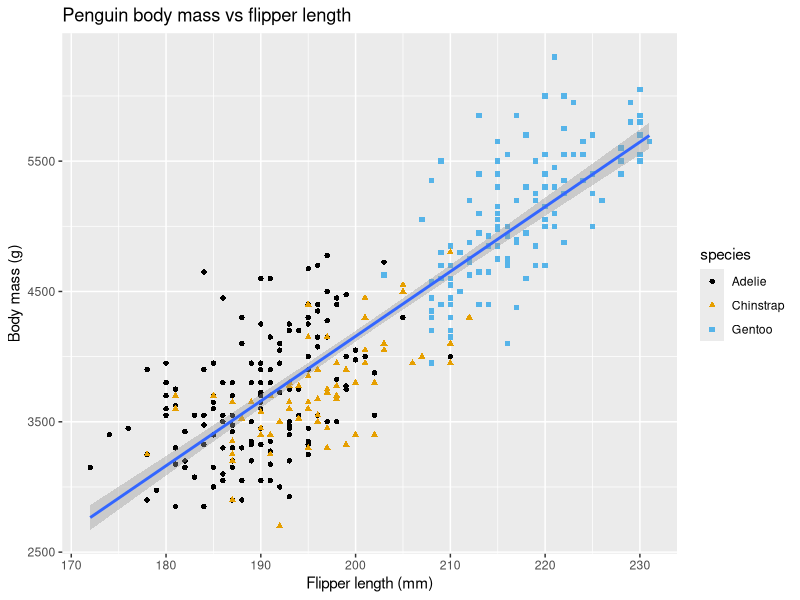
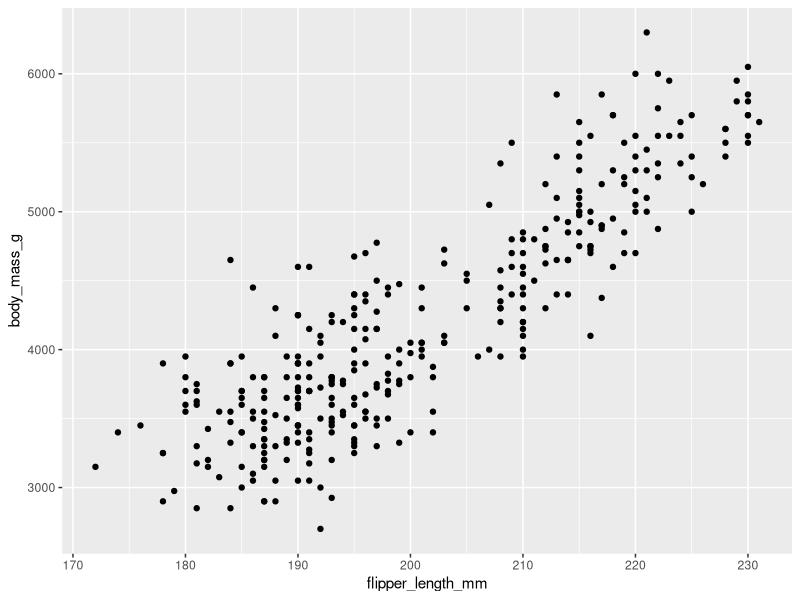
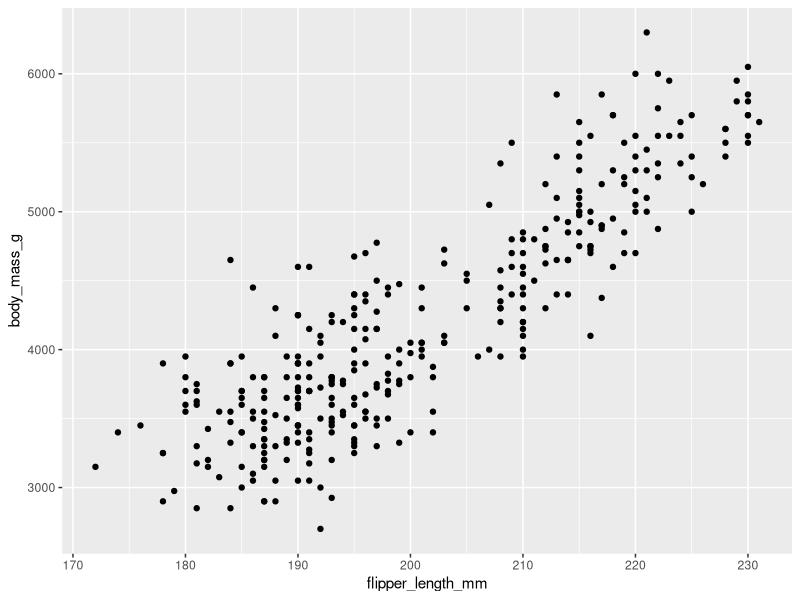
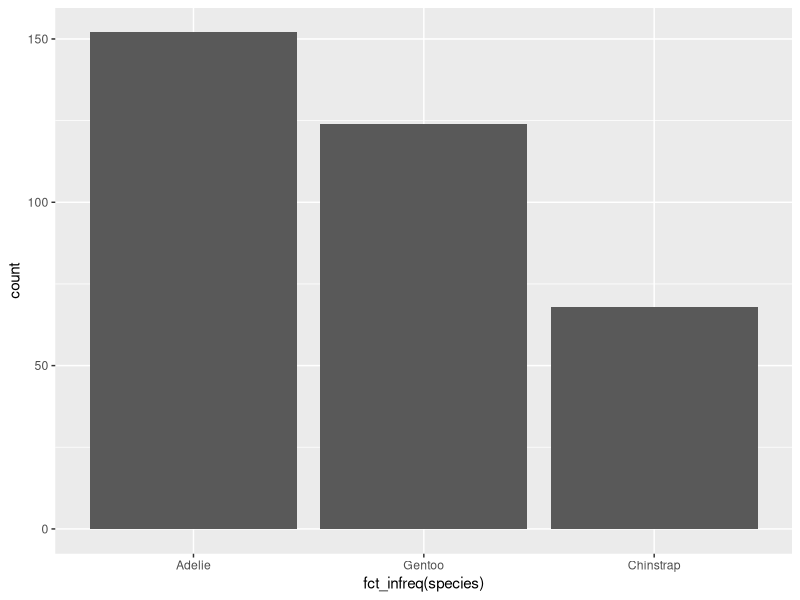
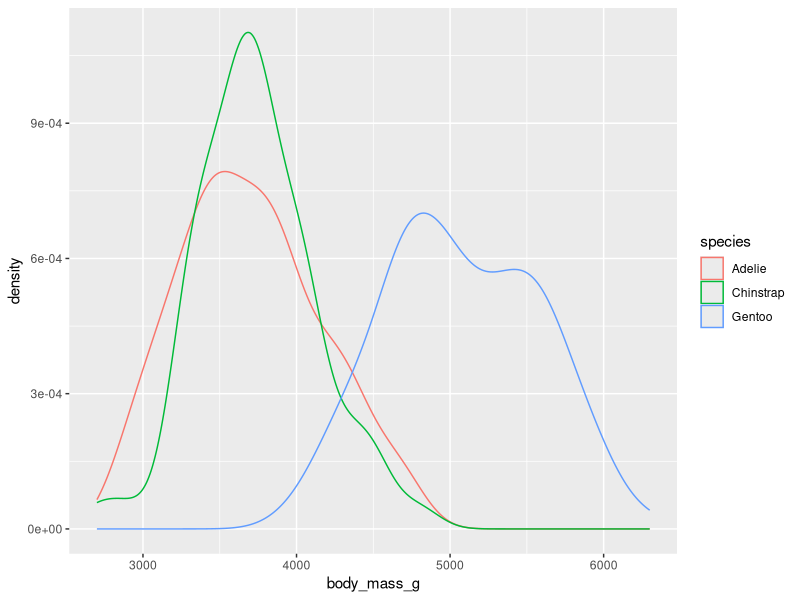
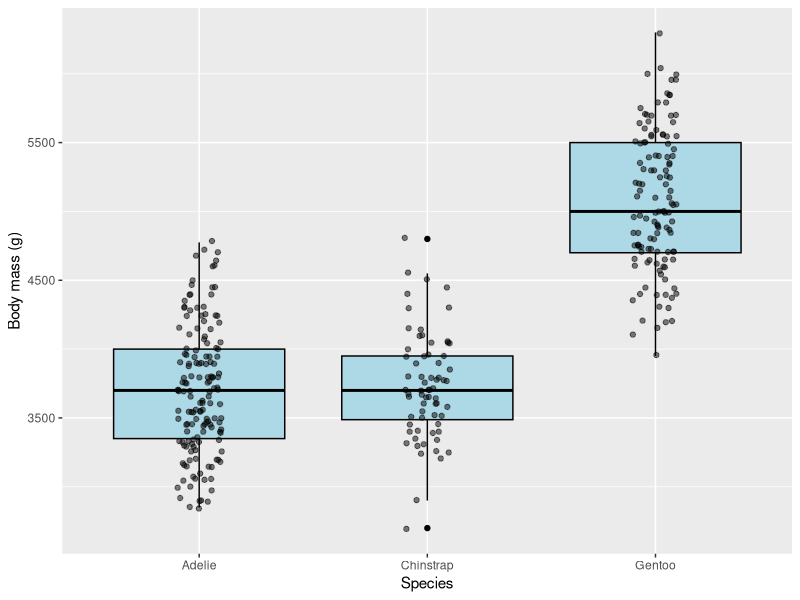
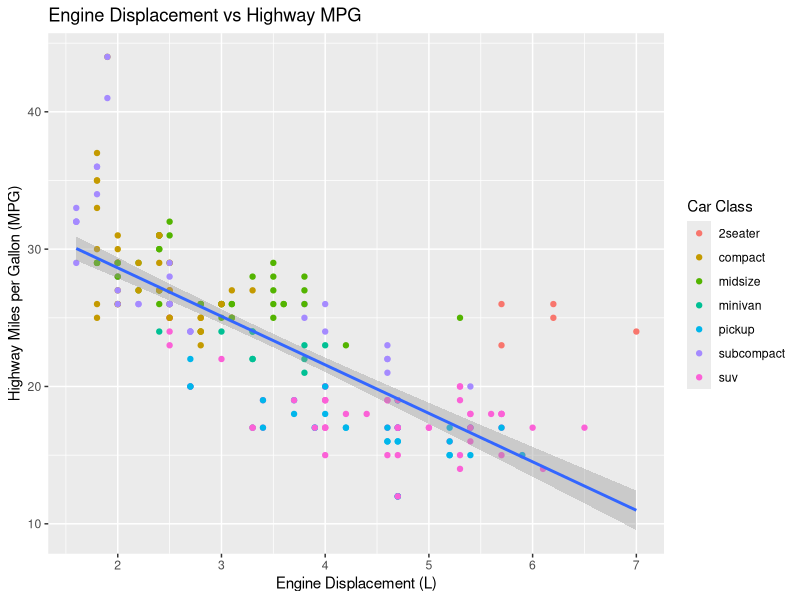
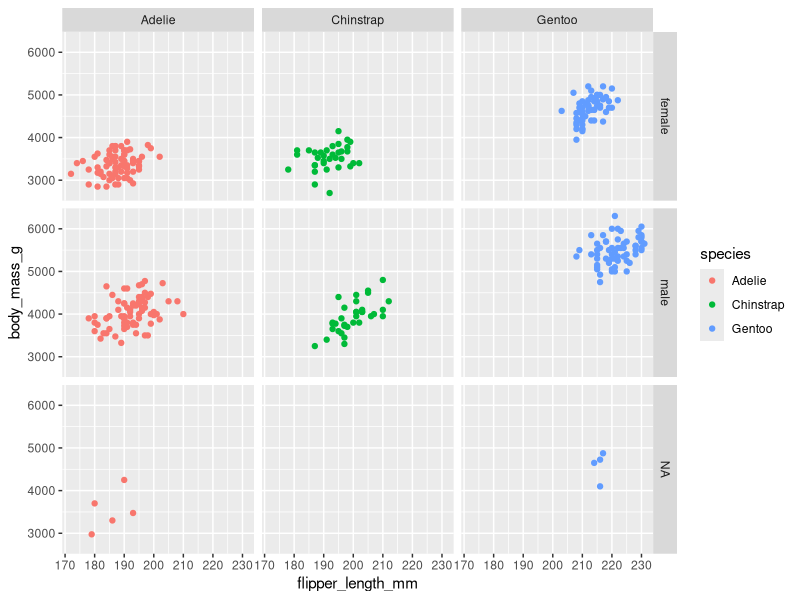

Write the R code that produced these figures, in order. (Note: this script raises an error after producing the figures.)
###########################################
## GGPLOT Seminar ## 
# Author: Eszter Timar 
# Date: 2026-10-12
# Last edit: 
###########################################

getwd()

install.packages("tidyverse")
install.packages("palmerpenguins")
install.packages("ggthemes")
library(tidyverse)
library(palmerpenguins)
library(ggthemes)

## Part 1. Understanding GGPLOT

penguins <- palmerpenguins::penguins

penguinplot <- ggplot(data = penguins,
mapping = aes(x = flipper_length_mm, y = body_mass_g)) +
  geom_point(mapping = aes(color = species, shape = species)) +
  geom_smooth(method = "lm") +
  labs(title = "Penguin body mass vs flipper length",
      x = "Flipper length (mm)",
      y = "Body mass (g)") +
  scale_color_colorblind() 

penguinplot
ggsave(filename = "penguinplot.png", plot = penguinplot)

## Part 2. Concise writing of ggplot commands 
ggplot(penguins, aes(x = flipper_length_mm, y = body_mass_g)) + 
  geom_point() 

penguins |> 
  ggplot(aes(x = flipper_length_mm, y = body_mass_g)) +
  geom_point()


# Part 3. Other types of charts 
ggplot(penguins, aes(x = fct_infreq(species))) +
  geom_bar()

ggplot(penguins, aes(x = body_mass_g, color = species)) +
  geom_density(alpha = 0.5, linewidth = 0.5) 

ggplot(penguins, aes(x = species, y = body_mass_g)) +
  geom_boxplot(fill = "lightblue", color = "black") + 
  geom_jitter(width = 0.1, alpha = 0.5) + 
  labs(x = "Species", y = "Body mass (g)")



mpg <- mpg 
head(mpg)

# displ = engine displacement (L)
# hwy = highway miles per gallon
# class = type of car (suv, compact, etc.)

# Visualize the relationship between displ and hwy 
# Take into account class/type of car 
# Add axis labels and a title 

ggplot(mpg, aes(x = displ, y = hwy)) +
  geom_point(aes(color = class)) +
  geom_smooth(method = "lm") +
  labs(title = "Engine Displacement vs Highway MPG",
       x = "Engine Displacement (L)",
       y = "Highway Miles per Gallon (MPG)",
       color = "Car Class") 

ggsave("myplot.png")

## Part 4. Faceting 
ggplot(penguins, aes(x = flipper_length_mm, y = body_mass_g)) +
  geom_point(aes(color = species)) + 
  facet_grid(sex ~ species)

## Part 5. Statistical transformations
diamonds <- diamonds 

ggplot(diamonds, aes(x = cut, y = price, fill = cut)) +
  geom_bar(stat = "summary", fun = "mean")

?geom_bar()
